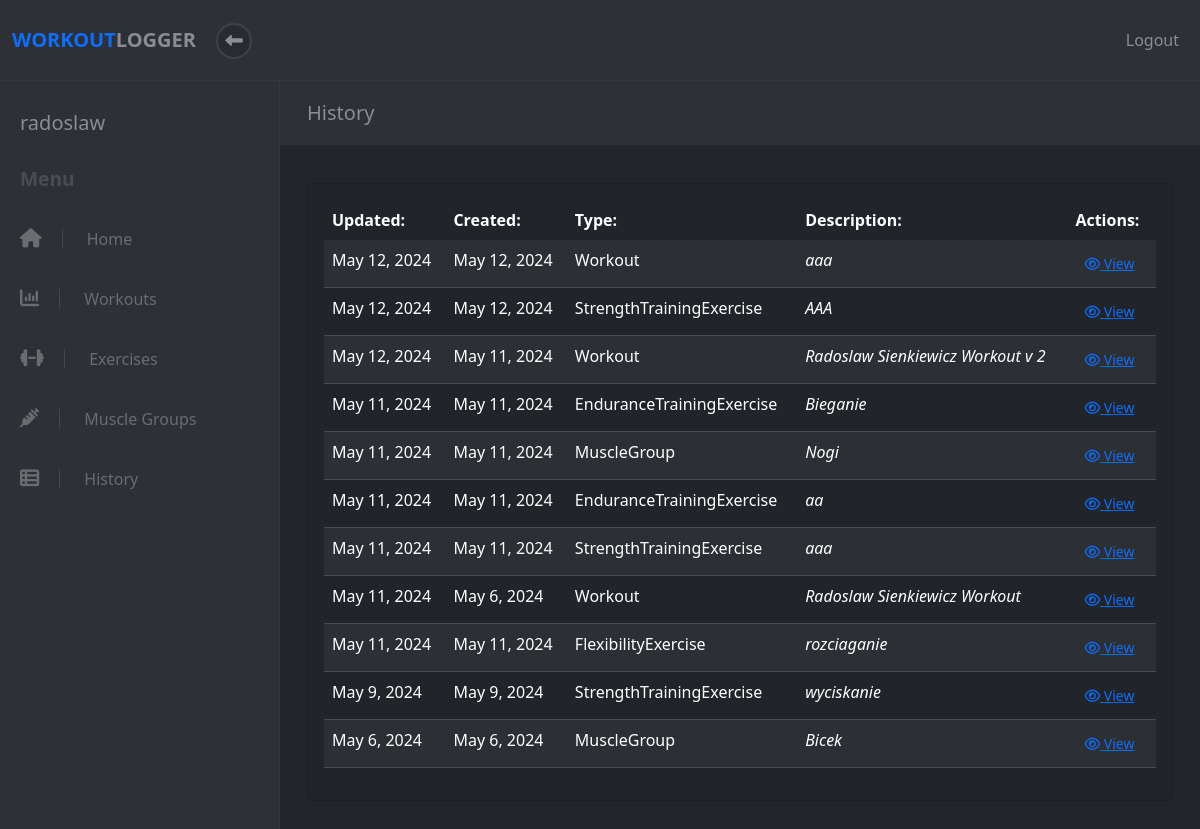
Before: /history (signed in) with the older database file.
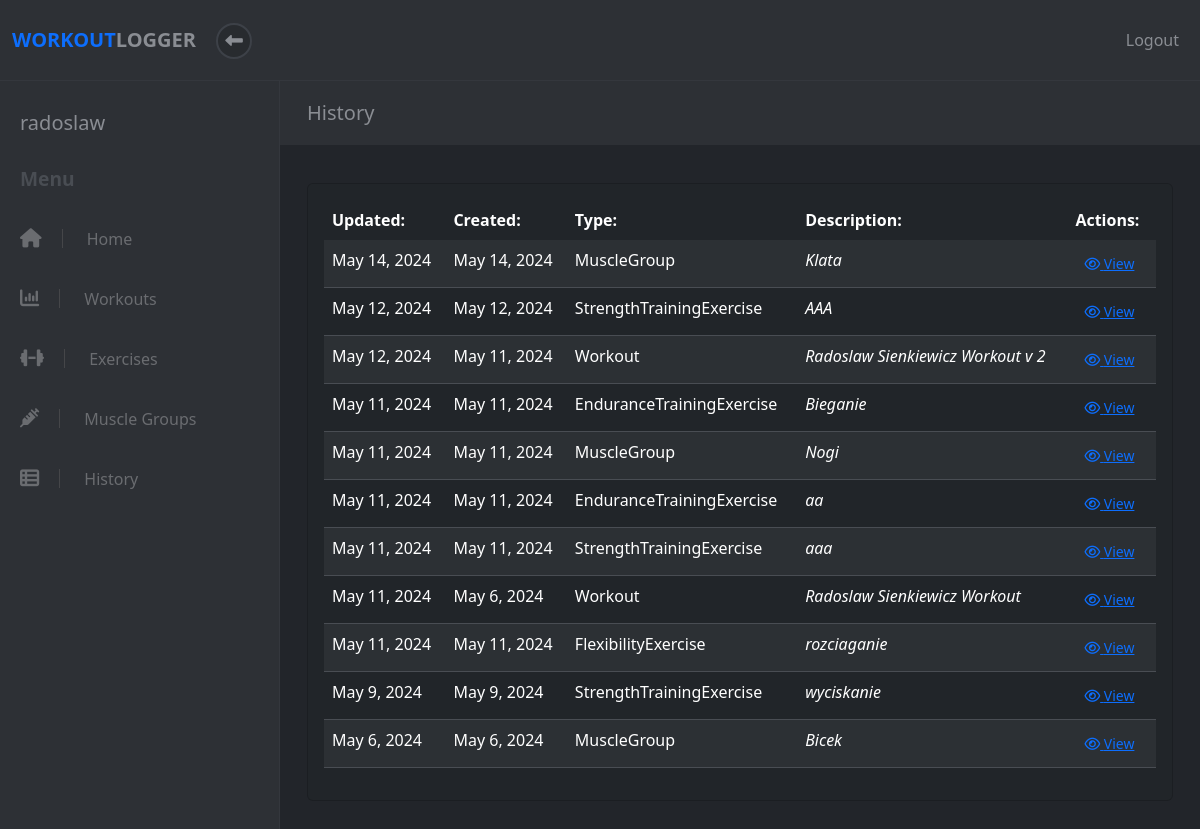
After: the same page with the newer database file.
### apps/workout/models.py (models this page shows, shortened)
class User(models.Model):
    username = models.CharField(max_length=20)
    email = models.CharField(max_length=50)
    password = models.CharField(max_length=22)
    level = models.IntegerField(default=1)
    created_at = models.DateTimeField(auto_now_add=True)
    updated_at = models.DateTimeField(auto_now=True)
    objects = UserManager()

class Workout(models.Model):
    name = models.CharField(max_length=50)
    description = models.CharField(max_length=150)
    completed = models.BooleanField(default=False)
    user = models.ForeignKey(User, on_delete=models.CASCADE, default=None)
    created_at = models.DateTimeField(auto_now_add=True)
    updated_at = models.DateTimeField(auto_now=True)
    objects = WorkoutManager()
    def class_name(self):
        return self.__class__.__name__

class Exercise(models.Model):
    name = models.CharField(max_length=50)
    description = models.CharField(max_length=150)
    workout = models.ForeignKey(Workout, on_delete=models.CASCADE, related_name='%(class)s', default=None)
    muscle_group = models.ForeignKey(MuscleGroup, on_delete=models.CASCADE, default=None)
    user = models.ForeignKey(User, on_delete=models.CASCADE, default=None)
    created_at = models.DateTimeField(auto_now_add=True)
    updated_at = models.DateTimeField(auto_now=True)
    objects = ExerciseManager()
    class Meta:
        ordering = ('name', 'muscle_group')
        abstract = True
    def class_name(self):
        return self.__class__.__name__

class StrengthTrainingExercise(Exercise):
    weight = models.DecimalField(max_digits=6, decimal_places=2)
    repetitions = models.PositiveIntegerField()
    objects = StrengthTrainingExerciseManager()

class EnduranceTrainingExercise(Exercise):
    duration_minutes = models.PositiveIntegerField()
    distance_km = models.DecimalField(max_digits=6, decimal_places=2)
    objects = EnduranceTrainingExerciseManager()

class MuscleGroup(models.Model):
    name = models.CharField(max_length=50)
    size = models.IntegerField(default=10)
    user = models.ForeignKey(User, on_delete=models.CASCADE, default=None)
    created_at = models.DateTimeField(auto_now_add=True)
    updated_at = models.DateTimeField(auto_now=True)
    objects = MuscleGroupManager()
    def class_name(self):
        return self.__class__.__name__

class FlexibilityExercise(Exercise):
    stretch_type = models.CharField(max_length=50)
    objects = FlexibilityExerciseManager()

### apps/workout/views.py (the view)
# urls.py: re_path(r'^history$', views.view_all), # get all workouts
def view_all(request):
    try:
        user = User.objects.get(id=request.session["user_id"])
        workout_list = Workout.objects.filter(user__id=user.id)
        ste_list = StrengthTrainingExercise.objects.filter(user__id=user.id)
        ete_list = EnduranceTrainingExercise.objects.filter(user__id=user.id)
        be_list = BalanceExercise.objects.filter(user__id=user.id)
        fe_list = FlexibilityExercise.objects.filter(user__id=user.id)
        mg_list = MuscleGroup.objects.filter(user__id=user.id)
        page = request.GET.get('page', 1)
        data_list = list(chain(workout_list, ste_list,ete_list, be_list, fe_list, mg_list))
        paginator = Paginator(sorted(data_list, key=lambda x: x.updated_at, reverse=True), 12)
        try:
            data = paginator.page(page)
        except PageNotAnInteger:
            data = paginator.page(1)
        except EmptyPage:
            data = paginator.page(paginator.num_pages)
        data = {
            'user': user,
            'data': data,
        }
        return render(request, "workout/view_all.html", data)
    except (KeyError, User.DoesNotExist) as err:
        messages.info(request, "You must be logged in to view this page.", extra_tags="invalid_session")
        return redirect("/")

### apps/workout/templates/workout/view_all.html (shortened to what this page needs)
<!DOCTYPE html>
<html>
  <head>
    {% load static %}
    <link
      rel="stylesheet"
      href="{% static 'fontawesomefree/css/all.min.css' %}"
    />
    <link rel="stylesheet" href="../../static/workout/styles.css" />
    {% load bootstrap5 %} {% bootstrap_css %} {% bootstrap_javascript %}
  </head>
  <body>
    {% include 'workout/header.html' %}
    <div class="d-flex align-items-stretch">
      {% include 'workout/sidebar.html' %}
      <div class="page-content">
        <div class="page-header">
          <div class="container-fluid">
            <h2 class="h5 no-margin-bottom">History</h2>
          </div>
        </div>
        <section class="no-padding-bottom">
          <div class="container-fluid">
            <div class="row">
              <div class="col-lg-12 pb-4">
                {% if data %}
                <div class="card bg-dark add-exercise mb-4 mt-2">
                  <div class="card-body">
                    <table
                      class="table table-dark table-striped all-data-table text-light"
                    >
                      <thead>
                        <tr>
                          <th scope="col">Updated:</th>
                          <th scope="col">Created:</th>
                          <th scope="col">Type:</th>
                          <th scope="col">Description:</th>
                          <th scope="col">Actions:</th>
                        </tr>
                      </thead>
                      <tbody>
                        {% for info in data %}
                        <tr>
                          <td scope="row">{{info.updated_at | date}}</td>
                          <td scope="row">{{info.created_at | date}}</td>
                          <td scope="row">{{info.class_name}}</td>
                          <td><em>{{info.name}}</em></td>
                          <td>
                            {% if info.class_name == 'Workout' %}
                            <form action="/workout/{{info.id}}">
                              <button
                                class="btn btn-link btn-sm view-link"
                                type="submit"
                              >
                                <i class="fa fa-eye"></i> View
                              </button>
                            </form>
                            {% elif info.class_name == 'MuscleGroup' %}
                            <form action="/muscle_group/{{info.id}}">
                              <button
                                class="btn btn-link btn-sm view-link"
                                type="submit"
                              >
                                <i class="fa fa-eye"></i> View
                              </button>
                            </form>
                            {% else %}
                            <form action="/exercise/{{info.id}}">
                              <button
                                class="btn btn-link btn-sm view-link"
                                type="submit"
                              >
                                <i class="fa fa-eye"></i> View
                              </button>
                            </form>
                            {% endif %}
                          </td>
                        </tr>
                        {% endfor %}
                      </tbody>
                    </table>
                  </div>
                </div>
                {% endif %}
              </div>
            </div>
          </div>
        </section>
      </div>
    </div>
  </body>
</html>

### apps/workout/templates/workout/header.html (shortened to what this page needs)
<header class="header">
  <nav class="navbar navbar-expand-lg">
    <div
      class="container-fluid d-flex align-items-center justify-content-between"
    >
      <div class="navbar-header">
        <a href="/dashboard" class="navbar-brand">
          <div class="brand-text brand-big visible text-uppercase">
            <strong class="text-primary">Workout </strong
            ><strong>Logger</strong>
          </div>
        </a>
        <button class="sidebar-toggle">
          <i class="fa fa-long-arrow-left"></i>
        </button>
      </div>
      <ul class="right-menu list-inline no-margin-bottom">
        <li class="list-inline-item">
          <a href="#" class="search-open nav-link"
            ></a>
        </li>
        <li class="list-inline-item logout">
          <a id="logout" href="/user/logout" class="nav-link"
            >Logout </a>
        </li>
      </ul>
    </div>
  </nav>
</header>

### apps/workout/templates/workout/sidebar.html
<nav id="sidebar">
  <div class="sidebar-header d-flex align-items-center">
    <div class="title">
      <h1 class="h5">{{ user.username }}</h1>
    </div>
  </div>
  <span class="heading">Menu</span>
  <ul class="list-unstyled">
    <li>
      <a href="/dashboard"><i class="fa fa-home"></i> Home</a>
    </li>
    <li>
      <a href="/workout"><i class="fa fa-bar-chart"></i> Workouts</a>
    </li>
    <li>
      <a href="/exercise"><i class="fa fa-dumbbell"></i> Exercises</a>
    </li>
    <li>
      <a href="/musclegroup"><i class="fa fa-syringe"></i> Muscle Groups</a>
    </li>
    <li>
      <a href="/history"><i class="fa fa-th-list"></i> History</a>
    </li>
  </ul>
</nav>

### apps/workout/static/workout/styles.css (style rules this page uses)
body { position: relative; }
section { padding: 0 15px; }
a { -webkit-transition: all 0.3s; transition: all 0.3s; display: inline-block; }
button { cursor: pointer; }
i, span, strong { display: inline-block; }
.no-padding-bottom { padding-bottom: 0 !important; }
.no-margin-bottom { margin-bottom: 0 !important; }
.page-content { background: #22252a; min-height: 100vh; width: calc(100% - 280px); padding: 0; }
.page-header { padding: 20px 15px; background: #2d3035; color: #8a8d93; margin-bottom: 30px; }
nav.navbar { background: #2d3035; color: #8a8d93; padding-top: 20px; padding-bottom: 20px; border-bottom: 1px solid #34373d; z-index: 9998; }
nav.navbar .sidebar-toggle { width: 36px; height: 36px; line-height: 29px; text-align: center; border-radius: 50%; background: #282b2f; color: #8a8d93; font-size: 1.1rem; border: 2px solid #3d4148; outline: none; }
nav.navbar a { color: inherit; }
nav.navbar .brand-text { display: none; font-weight: 700; }
nav.navbar .brand-text.visible { display: block; }
nav.navbar a.nav-link { padding: .5rem .3rem; position: relative; }
nav#sidebar { width: 280px; background: #2d3035; color: #6a6c70; border-right: 1px solid #34373d; }
nav#sidebar a { color: inherit; text-decoration: none; position: relative; }
nav#sidebar a i { font-size: 1.2em; margin-right: 10px; -webkit-transition: none; transition: none; }
nav#sidebar .sidebar-header { padding: 30px 20px; }
nav#sidebar .sidebar-header h1, nav#sidebar .sidebar-header p { margin-bottom: 0; }
nav#sidebar .sidebar-header h1 { color: #8a8d93; }
nav#sidebar span.heading { font-weight: 700; margin-left: 20px; color: #494d53; font-size: 1.2rem; margin-bottom: 15px; }
nav#sidebar ul { max-height: none; }
nav#sidebar ul a { padding: 18px 20px; display: block; font-weight: 400; }
nav#sidebar ul a i { margin-right: 20px; -webkit-transition: all 0.3s; transition: all 0.3s; padding-right: 20px; border-right: 1px solid #454649; }
nav#sidebar li { position: relative; }
nav#sidebar li::before { content: ''; width: 2px; height: 100%; background: none; display: block; position: absolute; top: 0; left: 0; z-index: 99; }
.table { margin-bottom: 0; }
.table td, .table th { border-color: #494d53; }
.table thead th { border: none; }
.table-striped tbody tr { -webkit-transition: all 0.3s; transition: all 0.3s; }
.table-striped tbody tr:nth-of-type(odd) { background-color: #282b2f; }
button, input[type='submit'] { cursor: pointer; font-family: inherit; font-weight: 300 !important; }
.navbar { padding: 0.5rem 1rem; }
.navbar-brand { display: inline-block; padding-top: 0.3125rem; padding-bottom: 0.3125rem; margin-right: 1rem; font-size: 1.25rem; }
.btn { font-weight: normal; border: 1px solid transparent; padding: 0.5rem 0.75rem; font-size: 1rem; line-height: 1.25; border-radius: 0.25rem; -webkit-transition: all 0.15s ease-in-out; transition: all 0.15s ease-in-out; }
.btn-sm { padding: 0.25rem 0.5rem; font-size: 0.875rem; line-height: 1.5; border-radius: 0.2rem; }
body { font-family: "Muli", sans-serif; font-size: 1rem; font-weight: normal; line-height: 1.5; color: #212529; background-color: #fff; }
a { color: #ff3f3f; text-decoration: none; }
h1, h2, h3, h4, h5, h6, .h1, .h2, .h3, .h4, .h5, .h6 { margin-bottom: 0.5rem; font-family: inherit; font-weight: 700; line-height: 1.1; color: inherit; }
h1, .h1 { font-size: 2.5rem; }
h2, .h2 { font-size: 2rem; }
h5, .h5 { font-size: 1.25rem; }
.text-primary { color: #ff3f3f !important; }
.bg-dark { background-color: #343a40 !important; }
.text-light { color: #f8f9fa !important; }

Changed rows visible on the page:
removed Workout: updated_at "May 12, 2024", created_at "May 12, 2024", class_name "Workout", name "aaa"
added MuscleGroup: updated_at "May 14, 2024", created_at "May 14, 2024", class_name "MuscleGroup", name "Klata"
